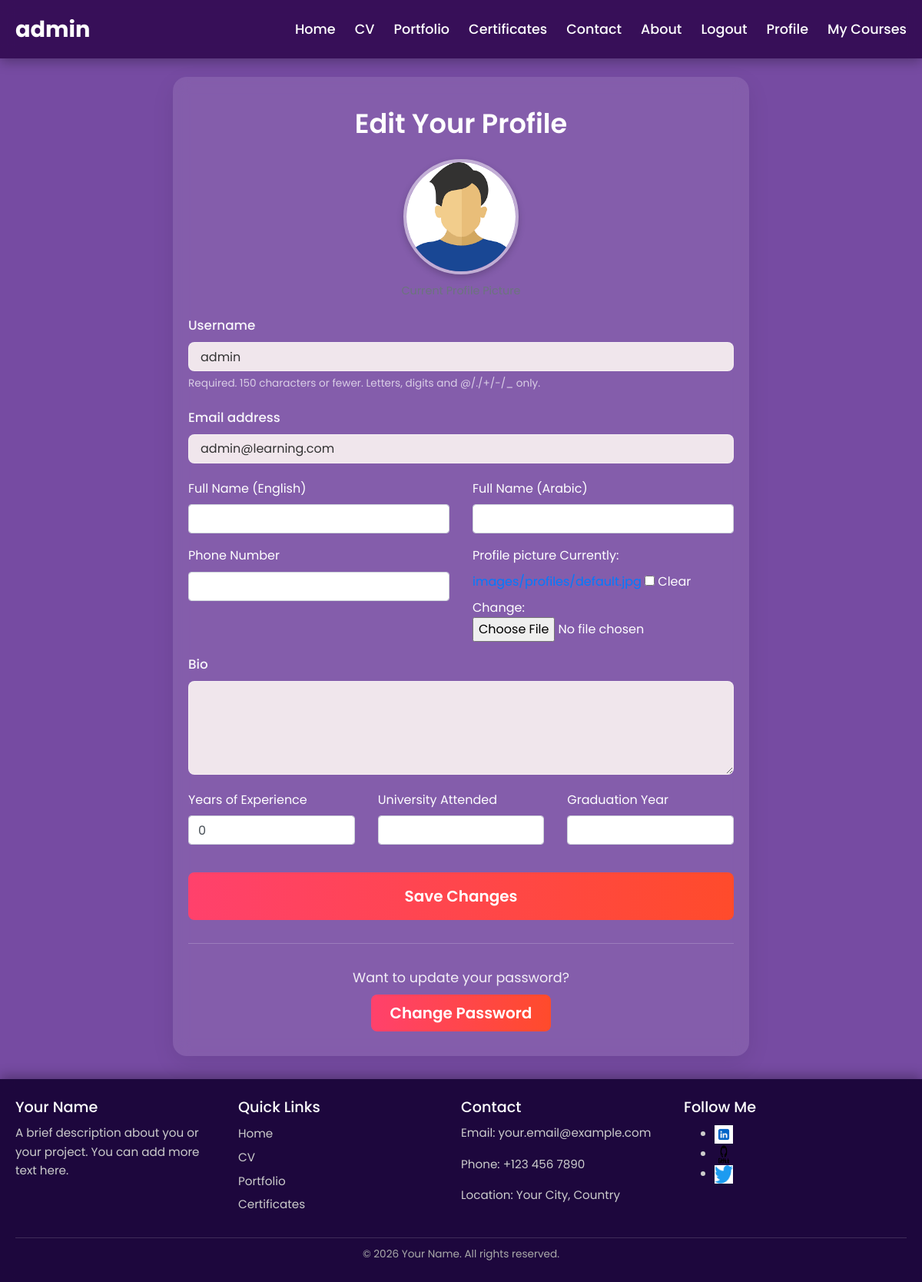
The app's page /profile/edit/ (signed in) with its own data.
### accounts/models.py (models this page shows, shortened)
class CustomUser(AbstractUser):
    USER_TYPE_CHOICES = (
        ('student', 'Student'),
        ('teacher', 'Teacher'),
        ('admin', 'Admin'),
    )
    user_type = models.CharField(max_length=10, choices=USER_TYPE_CHOICES, default='student')

class Profile(models.Model):
    user = models.OneToOneField(CustomUser, on_delete=models.CASCADE, related_name='profile')
    profile_picture = models.ImageField(
        upload_to='images/profiles/',
        default='images/profiles/default.jpg',
        blank=True,
        null=True,
    )
    bio = models.TextField(max_length=500, blank=True, null=True)
    full_name_en = models.CharField(
        max_length=255,
        blank=True,
        null=True,
        verbose_name="Full Name (English)"
    )
    full_name_ar = models.CharField(
        max_length=255,
        blank=True,
        null=True,
        verbose_name="Full Name (Arabic)"
    )
    phone_number = models.CharField(
        max_length=20,
        blank=True,
        null=True,
        verbose_name="Phone Number"
    )
    experience_years = models.IntegerField(
        verbose_name="Years of Experience",
        default=0,
        blank=True,
        null=True,
        help_text="Number of years of teaching experience."
    )
    university = models.CharField(
        max_length=255,
        verbose_name="University Attended",
        blank=True,
        null=True,
        help_text="Name of the university you graduated from."
    )
    graduation_year = models.IntegerField(
        verbose_name="Graduation Year",
        blank=True,
        null=True,
        help_text="Year of your graduation."
    )
    major = models.CharField(
        max_length=255,
        verbose_name="Major/Specialization",
        blank=True,
        null=True,
        help_text="Your primary field of study."
    )
    is_teacher_application_pending = models.BooleanField(
        default=False,
        help_text="Is the teacher application awaiting admin approval?"
    )
    is_teacher_approved = models.BooleanField(
        default=False,
        help_text="Has the teacher application been approved by an admin?"
    )
    approved_by = models.ForeignKey(
        CustomUser,
        on_delete=models.SET_NULL,
        null=True, blank=True,
        related_name='approved_teacher_applications',
        help_text="Admin who approved this teacher application."
    )
    approval_date = models.DateTimeField(
        null=True, blank=True,
        help_text="Date and time when the application was approved."
    )
    rejected_by = models.ForeignKey(
        CustomUser,
        on_delete=models.SET_NULL,
        null=True, blank=True,
        related_name='rejected_teacher_applications',
        help_text="Admin who rejected this teacher application."
    )
    rejection_date = models.DateTimeField(
        null=True, blank=True,
        help_text="Date and time when the application was rejected."
    )
    rejection_reason = models.TextField(
        null=True, blank=True,
        help_text="Reason for rejection, if applicable."
    )
    commission_percentage = models.DecimalField(
        max_digits=5,
        decimal_places=2,
        default=Decimal('0.00'), # Corrected default to Decimal
        help_text="Commission percentage (e.g., 5.00 for 5%) deducted from course earnings."
    )
    class Meta:
        verbose_name = "User Profile"
        verbose_name_plural = "User Profiles"

### accounts/views.py (the view)
# urls.py: path('profile/edit/', views.profile_edit, name='profile_edit'), # User Profile Edit
@login_required
def profile_edit(request):
    user = request.user
    profile, created = Profile.objects.get_or_create(user=user)
    if request.method == 'POST':
        user_form = CustomUserChangeForm(request.POST, instance=user)
        profile_form = ProfileForm(request.POST, request.FILES, instance=profile)
        if user_form.is_valid() and profile_form.is_valid():
            user_form.save()
            profile_form.save()
            messages.success(request, 'Your profile was successfully updated!')
            return redirect('profile_edit')
        else:
            messages.error(request, 'Please correct the errors below.')
    else:
        user_form = CustomUserChangeForm(instance=user)
        profile_form = ProfileForm(instance=profile)
    context = {
        'user_form': user_form,
        'profile_form': profile_form,
        'page_title': 'Edit Profile'
    }
    return render(request, 'profile.html', context)

### templates/profile.html (shortened to what this page needs)
{% load static %}
<!DOCTYPE html>
<html lang="en">
<head>
    <link href="https://stackpath.bootstrapcdn.com/bootstrap/4.5.2/css/bootstrap.min.css" rel="stylesheet">
    <link rel="stylesheet" href="https://cdnjs.cloudflare.com/ajax/libs/font-awesome/5.15.4/css/all.min.css">
</head>
<body>
    <header class="main-header">
        <div class="header-content">
            <div class="logo">
                <a href="{% if user.is_authenticated %}{% url 'student_dashboard' %}{% else %}{% url 'index' %}{% endif %}">
                    {% if user.is_authenticated %}
                        {{ user.username }}
                    {% else %}
                        Your Name
                    {% endif %}
                </a>
            </div>
            <nav class="main-nav">
                <ul>
                    <li><a href="{% url 'index' %}">Home</a></li>
                    <li><a href="{% url 'cv' %}">CV</a></li>
                    <li><a href="{% url 'portfolio_page' %}">Portfolio</a></li>
                    <li><a href="{% url 'certificates' %}">Certificates</a></li>
                    <li><a href="{% url 'contact' %}">Contact</a></li>
                    <li><a href="{% url 'about' %}">About</a></li>
                    {% if user.is_authenticated %}
                        <li><a href="{% url 'logout' %}">Logout</a></li>
                        <li><a href="{% url 'profile_edit' %}">Profile</a></li>
                        {% if user.user_type == 'student' %}
                            <li><a href="{% url 'student_dashboard' %}">My Courses</a></li>
                        {% elif user.user_type == 'teacher' %}
                            <li><a href="{% url 'teacher_dashboard' %}">Teacher Dashboard</a></li>
                        {% endif %}
                    {% else %}
                        <li><a href="{% url 'login' %}">Login</a></li>
                    {% endif %}
                </ul>
            </nav>
        </div>
    </header>
    <div class="page-content">
        <h1>Edit Your Profile</h1>
        <form method="post" enctype="multipart/form-data" class="profile-form-container">
            <div class="profile-image-container">
                {% if profile_form.instance.profile_picture %}
                    <img src="{{ profile_form.instance.profile_picture.url }}" alt="Current Profile Picture" class="profile-image">
                {% else %}
                    <img src="{% static 'images/profiles/default.jpg' %}" alt="Default Profile Picture" class="profile-image">
                {% endif %}
                <p class="small text-muted">Current Profile Picture</p>
            </div>
            {% for field in user_form %}
                <div class="profile-form-group">
                    <label for="{{ field.id_for_label }}">{{ field.label }}</label>
                    {{ field }}
                    {% if field.help_text %}
                        <small class="helptext">{{ field.help_text }}</small>
                    {% endif %}
                </div>
            {% endfor %}
            <div class="row">
                <div class="form-group col-md-6 mb-3">
                    <label for="{{ profile_form.full_name_en.id_for_label }}">{{ profile_form.full_name_en.label }}</label>
                    {{ profile_form.full_name_en }}
                </div>
                <div class="form-group col-md-6 mb-3">
                    <label for="{{ profile_form.full_name_ar.id_for_label }}">{{ profile_form.full_name_ar.label }}</label>
                    {{ profile_form.full_name_ar }}
                </div>
            </div>
            <div class="row">
                <div class="form-group col-md-6 mb-3">
                    <label for="{{ profile_form.phone_number.id_for_label }}">{{ profile_form.phone_number.label }}</label>
                    {{ profile_form.phone_number }}
                </div>
                <div class="form-group col-md-6 mb-3">
                    <label for="{{ profile_form.profile_picture.id_for_label }}">{{ profile_form.profile_picture.label }}</label>
                    {{ profile_form.profile_picture }}
                </div>
            </div>
            <div class="profile-form-group">
                <label for="{{ profile_form.bio.id_for_label }}">{{ profile_form.bio.label }}</label>
                {{ profile_form.bio }}
            </div>
            <div class="row">
                <div class="form-group col-md-4 mb-3">
                    <label for="{{ profile_form.experience_years.id_for_label }}" class="form-label">{{ profile_form.experience_years.label }}</label>
                    {{ profile_form.experience_years }}
                </div>
                <div class="form-group col-md-4 mb-3">
                    <label for="{{ profile_form.university.id_for_label }}" class="form-label">{{ profile_form.university.label }}</label>
                    {{ profile_form.university }}
                </div>
                <div class="form-group col-md-4 mb-3">
                    <label for="{{ profile_form.graduation_year.id_for_label }}" class="form-label">{{ profile_form.graduation_year.label }}</label>
                    {{ profile_form.graduation_year }}
                </div>
            </div>
            <button type="submit" class="profile-button">Save Changes</button>
        </form>
        <hr style="border-color: rgba(255,255,255,0.2); margin: 30px 0;">
        <div style="text-align: center; margin-top: 30px;">
            <p style="font-size: 1.1em; color: rgba(255, 255, 255, 0.9);">Want to update your password?</p>
            <a href="{% url 'password_change' %}" class="profile-button" style="width: auto; padding: 10px 25px;">Change Password</a>
        </div>
    </div>
    <footer class="main-footer">
        <div class="footer-content">
            <div class="footer-section footer-about">
                <h3>Your Name</h3>
                <p>A brief description about you or your project. You can add more text here.</p>
            </div>
            <div class="footer-section footer-nav">
                <h3>Quick Links</h3>
                <ul>
                    <li><a href="{% url 'index' %}">Home</a></li>
                    <li><a href="{% url 'cv' %}">CV</a></li>
                    <li><a href="{% url 'portfolio_page' %}">Portfolio</a></li>
                    <li><a href="{% url 'certificates' %}">Certificates</a></li>
                </ul>
            </div>
            <div class="footer-section footer-contact">
                <h3>Contact</h3>
                <p>Email: your.email@example.com</p>
                <p>Phone: +123 456 7890</p>
                <p>Location: Your City, Country</p>
            </div>
            <div class="footer-section footer-social">
                <h3>Follow Me</h3>
                <ul class="social-links">
                    <li><a href="https://linkedin.com/yourprofile" target="_blank"><img src="{% static 'images/linkedin-icon.png' %}" alt="LinkedIn"></a></li>
                    <li><a href="https://github.com/yourprofile" target="_blank"><img src="{% static 'images/github-icon.png' %}" alt="GitHub"></a></li>
                    <li><a href="https://twitter.com/yourprofile" target="_blank"><img src="{% static 'images/twitter-icon.png' %}" alt="Twitter"></a></li>
                </ul>
            </div>
        </div>
        <div class="footer-bottom">
            &copy; 2026 Your Name. All rights reserved.
        </div>
    </footer>
</body>
</html>

### records on screen
CustomUser: username "admin", user_form "admin" "admin@learning.com"
Profile: instance.profile_picture (placeholder picture), experience_years "0"

### other values on screen
{{ field.label }} "Username" "Email address"
{{ field.help_text }} "Required. 150 characters or fewer. Letters, digits and @/./+/-/_ only."
{{ profile_form.full_name_en.label }} "Full Name (English)"
{{ profile_form.full_name_ar.label }} "Full Name (Arabic)"
{{ profile_form.phone_number.label }} "Phone Number"
{{ profile_form.profile_picture.label }} "Profile picture"
{{ profile_form.bio.label }} "Bio"
{{ profile_form.experience_years.label }} "Years of Experience"
{{ profile_form.university.label }} "University Attended"
{{ profile_form.graduation_year.label }} "Graduation Year"
